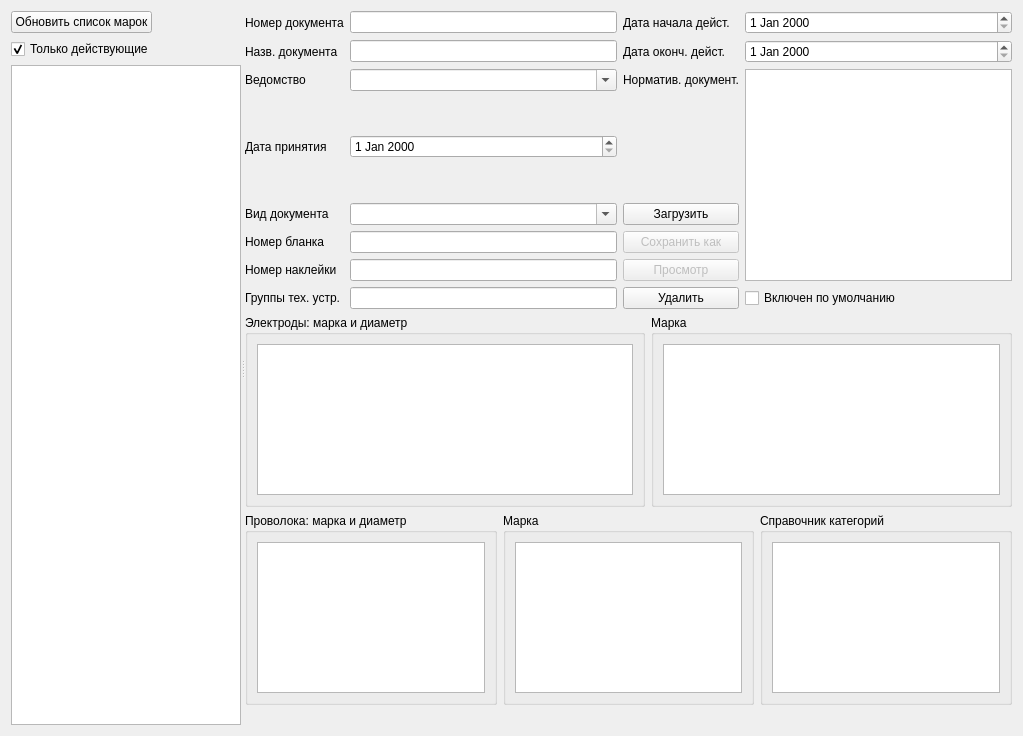
<?xml version="1.0" encoding="UTF-8"?>
<ui version="4.0">
 <class>FormDoc</class>
 <widget class="QWidget" name="FormDoc">
  <property name="geometry">
   <rect>
    <x>0</x>
    <y>0</y>
    <width>1023</width>
    <height>736</height>
   </rect>
  </property>
  <property name="windowTitle">
   <string>Form</string>
  </property>
  <layout class="QVBoxLayout" name="verticalLayout_7">
   <item>
    <widget class="QSplitter" name="splitter">
     <property name="orientation">
      <enum>Qt::Horizontal</enum>
     </property>
     <widget class="QWidget" name="layoutWidget">
      <layout class="QVBoxLayout" name="verticalLayout_6">
       <item>
        <layout class="QHBoxLayout" name="horizontalLayout">
         <item>
          <widget class="QPushButton" name="cmdUpd">
           <property name="text">
            <string>Обновить список марок</string>
           </property>
          </widget>
         </item>
         <item>
          <spacer name="horizontalSpacer_2">
           <property name="orientation">
            <enum>Qt::Horizontal</enum>
           </property>
           <property name="sizeHint" stdset="0">
            <size>
             <width>40</width>
             <height>20</height>
            </size>
           </property>
          </spacer>
         </item>
        </layout>
       </item>
       <item>
        <widget class="QCheckBox" name="checkBoxActive">
         <property name="text">
          <string>Только действующие</string>
         </property>
         <property name="checked">
          <bool>true</bool>
         </property>
        </widget>
       </item>
       <item>
        <widget class="DbViewer" name="tableViewDoc">
         <property name="editTriggers">
          <set>QAbstractItemView::NoEditTriggers</set>
         </property>
        </widget>
       </item>
      </layout>
     </widget>
     <widget class="QWidget" name="layoutWidget">
      <layout class="QVBoxLayout" name="verticalLayout_5">
       <item>
        <layout class="QGridLayout" name="gridLayout">
         <item row="6" column="2">
          <widget class="QPushButton" name="pushButtonView">
           <property name="enabled">
            <bool>false</bool>
           </property>
           <property name="text">
            <string>Просмотр</string>
           </property>
          </widget>
         </item>
         <item row="4" column="1">
          <widget class="QComboBox" name="comboBoxVid">
           <property name="editable">
            <bool>true</bool>
           </property>
          </widget>
         </item>
         <item row="3" column="2">
          <widget class="QLabel" name="labelSert">
           <property name="sizePolicy">
            <sizepolicy hsizetype="Fixed" vsizetype="Fixed">
             <horstretch>0</horstretch>
             <verstretch>0</verstretch>
            </sizepolicy>
           </property>
           <property name="minimumSize">
            <size>
             <width>100</width>
             <height>100</height>
            </size>
           </property>
           <property name="maximumSize">
            <size>
             <width>100</width>
             <height>100</height>
            </size>
           </property>
           <property name="text">
            <string/>
           </property>
           <property name="pixmap">
            <pixmap resource="res.qrc">:/images/notok.png</pixmap>
           </property>
           <property name="scaledContents">
            <bool>true</bool>
           </property>
          </widget>
         </item>
         <item row="7" column="2">
          <widget class="QPushButton" name="pushButtonDel">
           <property name="text">
            <string>Удалить</string>
           </property>
          </widget>
         </item>
         <item row="1" column="3">
          <widget class="CustomDateEdit" name="dateEditEnd"/>
         </item>
         <item row="0" column="2">
          <widget class="QLabel" name="label_3">
           <property name="text">
            <string>Дата начала дейст.</string>
           </property>
          </widget>
         </item>
         <item row="7" column="1">
          <widget class="QLineEdit" name="lineEditGtu"/>
         </item>
         <item row="3" column="1">
          <widget class="DateEdit" name="dateEditDoc"/>
         </item>
         <item row="3" column="0">
          <widget class="QLabel" name="label_4">
           <property name="text">
            <string>Дата принятия</string>
           </property>
          </widget>
         </item>
         <item row="0" column="1">
          <widget class="QLineEdit" name="lineEditDoc"/>
         </item>
         <item row="7" column="3">
          <widget class="QCheckBox" name="checkBoxEn">
           <property name="text">
            <string>Включен по умолчанию</string>
           </property>
          </widget>
         </item>
         <item row="1" column="1">
          <widget class="QLineEdit" name="lineEditNam"/>
         </item>
         <item row="6" column="1">
          <widget class="QLineEdit" name="lineEditNumNak"/>
         </item>
         <item row="1" column="0">
          <widget class="QLabel" name="label_2">
           <property name="text">
            <string>Назв. документа</string>
           </property>
          </widget>
         </item>
         <item row="7" column="0">
          <widget class="QLabel" name="label_11">
           <property name="text">
            <string>Группы тех. устр.</string>
           </property>
          </widget>
         </item>
         <item row="2" column="2">
          <widget class="QLabel" name="label_10">
           <property name="text">
            <string>Норматив. документ.</string>
           </property>
          </widget>
         </item>
         <item row="1" column="2">
          <widget class="QLabel" name="label_5">
           <property name="text">
            <string>Дата оконч. дейст.</string>
           </property>
          </widget>
         </item>
         <item row="5" column="0">
          <widget class="QLabel" name="label_8">
           <property name="text">
            <string>Номер бланка</string>
           </property>
          </widget>
         </item>
         <item row="6" column="0">
          <widget class="QLabel" name="label_9">
           <property name="text">
            <string>Номер наклейки</string>
           </property>
          </widget>
         </item>
         <item row="5" column="1">
          <widget class="QLineEdit" name="lineEditNumBl"/>
         </item>
         <item row="0" column="0">
          <widget class="QLabel" name="label">
           <property name="text">
            <string>Номер документа</string>
           </property>
          </widget>
         </item>
         <item row="4" column="0">
          <widget class="QLabel" name="label_7">
           <property name="text">
            <string>Вид документа</string>
           </property>
          </widget>
         </item>
         <item row="2" column="1">
          <widget class="QComboBox" name="comboBoxVed">
           <property name="editable">
            <bool>true</bool>
           </property>
          </widget>
         </item>
         <item row="2" column="0">
          <widget class="QLabel" name="label_6">
           <property name="text">
            <string>Ведомство</string>
           </property>
          </widget>
         </item>
         <item row="4" column="2">
          <widget class="QPushButton" name="pushButtonUpload">
           <property name="text">
            <string>Загрузить</string>
           </property>
          </widget>
         </item>
         <item row="0" column="3">
          <widget class="DateEdit" name="dateEditBeg"/>
         </item>
         <item row="5" column="2">
          <widget class="QPushButton" name="pushButtonSaveAs">
           <property name="enabled">
            <bool>false</bool>
           </property>
           <property name="text">
            <string>Сохранить как</string>
           </property>
          </widget>
         </item>
         <item row="2" column="3" rowspan="5">
          <widget class="DbViewer" name="tableViewTu"/>
         </item>
        </layout>
       </item>
       <item>
        <layout class="QHBoxLayout" name="horizontalLayout_2">
         <item>
          <widget class="QGroupBox" name="groupBox_3">
           <property name="minimumSize">
            <size>
             <width>400</width>
             <height>0</height>
            </size>
           </property>
           <property name="title">
            <string>Электроды: марка и диаметр</string>
           </property>
           <layout class="QVBoxLayout" name="verticalLayout_2">
            <item>
             <widget class="DbViewer" name="tableViewElDim"/>
            </item>
           </layout>
          </widget>
         </item>
         <item>
          <widget class="QGroupBox" name="groupBox_2">
           <property name="title">
            <string>Марка</string>
           </property>
           <layout class="QVBoxLayout" name="verticalLayout_3">
            <item>
             <widget class="DbViewer" name="tableViewEl"/>
            </item>
           </layout>
          </widget>
         </item>
        </layout>
       </item>
       <item>
        <layout class="QHBoxLayout" name="horizontalLayout_3">
         <item>
          <widget class="QGroupBox" name="groupBoxWire">
           <property name="title">
            <string>Проволока: марка и диаметр</string>
           </property>
           <layout class="QVBoxLayout" name="verticalLayout_8">
            <item>
             <widget class="DbViewer" name="tableViewWireDiam"/>
            </item>
           </layout>
          </widget>
         </item>
         <item>
          <widget class="QGroupBox" name="groupBox_5">
           <property name="title">
            <string>Марка</string>
           </property>
           <layout class="QVBoxLayout" name="verticalLayout_9">
            <item>
             <widget class="DbViewer" name="tableViewWire"/>
            </item>
           </layout>
          </widget>
         </item>
         <item>
          <widget class="QGroupBox" name="groupBox_4">
           <property name="maximumSize">
            <size>
             <width>320</width>
             <height>16777215</height>
            </size>
           </property>
           <property name="title">
            <string>Справочник категорий</string>
           </property>
           <layout class="QVBoxLayout" name="verticalLayout_4">
            <item>
             <widget class="DbViewer" name="tableVieewGrade"/>
            </item>
           </layout>
          </widget>
         </item>
        </layout>
       </item>
       <item>
        <layout class="QHBoxLayout" name="horizontalLayoutMap">
         <item>
          <spacer name="horizontalSpacer">
           <property name="orientation">
            <enum>Qt::Horizontal</enum>
           </property>
           <property name="sizeHint" stdset="0">
            <size>
             <width>40</width>
             <height>20</height>
            </size>
           </property>
          </spacer>
         </item>
        </layout>
       </item>
      </layout>
     </widget>
    </widget>
   </item>
  </layout>
 </widget>
 <customwidgets>
  <customwidget>
   <class>DateEdit</class>
   <extends>QDateEdit</extends>
   <header>db/dbviewer.h</header>
  </customwidget>
  <customwidget>
   <class>DbViewer</class>
   <extends>QTableView</extends>
   <header>db/dbviewer.h</header>
  </customwidget>
  <customwidget>
   <class>CustomDateEdit</class>
   <extends>QDateEdit</extends>
   <header>db/dbdelegate.h</header>
  </customwidget>
 </customwidgets>
 <tabstops>
  <tabstop>checkBoxActive</tabstop>
  <tabstop>tableViewDoc</tabstop>
  <tabstop>lineEditDoc</tabstop>
  <tabstop>lineEditNam</tabstop>
  <tabstop>dateEditBeg</tabstop>
  <tabstop>dateEditEnd</tabstop>
  <tabstop>tableViewElDim</tabstop>
  <tabstop>tableViewEl</tabstop>
  <tabstop>tableVieewGrade</tabstop>
 </tabstops>
 <resources>
  <include location="res.qrc"/>
 </resources>
 <connections/>
</ui>
